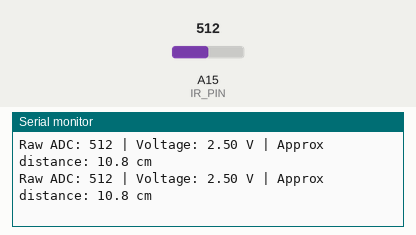
Bench run of a sketch on a simulated Arduino Mega 2560, built with avr-gcc and run on an emulated ATmega2560. Shown: the last lines printed to the serial monitor. The test bench sets the inputs (shaded band); at power-on: A15 (IR_PIN) = 512.

Above: at 1.3 s.
1.4 s: A15 (IR_PIN) set to 12
At 1.9 s:
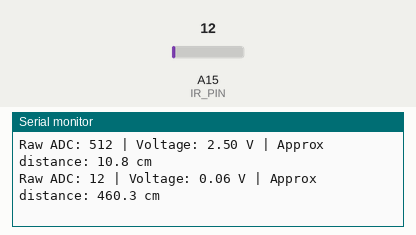
2.9 s: A15 (IR_PIN) set to 9
At 3.4 s:
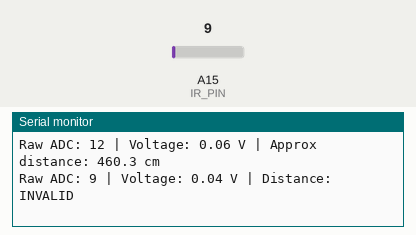
14.0 s: A15 (IR_PIN) set to 981
At 14.4 s:
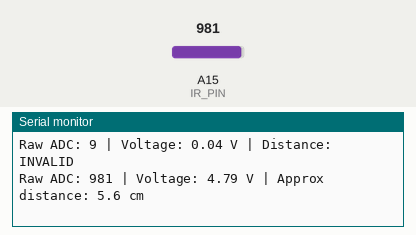
17.0 s: A15 (IR_PIN) set to 1007
At 17.5 s:
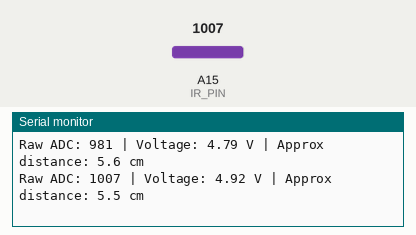
Timing chart, 0 to 20.0 s (numbered marks = the images above; inputs shaded):
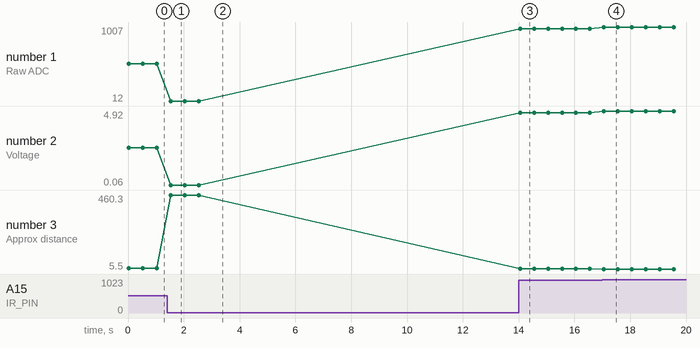

Measured:
- the behaviour switches between 11 and 10 on A15 (IR_PIN) (found by bisection; images 1 and 2)
- after the input at 1.4 s, the serial monitor: prints a new line after 0.13 s (image 1)
- after the input at 2.9 s, the serial monitor: prints a new line after 0.13 s (image 2)
- after the input at 14.0 s, the serial monitor: prints a new line after 0.05 s (image 3)
- after the input at 17.0 s, the serial monitor: prints a new line after 0.06 s (image 4)
- plotted number 1: 512 → 12 after the input at 1.4 s, 12 → 981 after the input at 14.0 s, 981 → 1007 after the input at 17.0 s
- plotted number 2: 2.5 → 0.06 after the input at 1.4 s, 0.06 → 4.79 after the input at 14.0 s, 4.79 → 4.92 after the input at 17.0 s
- plotted number 3: 10.8 → 460.3 after the input at 1.4 s, 460.3 → 5.6 after the input at 14.0 s, 5.6 → 5.5 after the input at 17.0 s

The sketch:

IR_Distance_Test.ino
```cpp
/*
  Sharp_GP2Y0A21YK_Test.ino

  Minimal diagnostic test for ONE Sharp GP2Y0A21YK0F.

  WIRING
    VCC -> Mega 5V
    GND -> Mega GND
    Vo  -> Mega A0

  Recommended:
    10 uF or larger capacitor between VCC and GND,
    placed close to the sensor.

  The sensor's nominal useful range is 10-80 cm.

  Distance conversion below is approximate.
  Raw ADC is printed as well, so sensor operation can be
  verified independently of the conversion.

  Sharp recommends a 10 µF or larger bypass capacitor between VCC and GND near the sensor
*/

const uint8_t IR_PIN = A15;

void setup()
{
  Serial.begin(9600);

  Serial.println("Sharp GP2Y0A21YK test ready.");
}

void loop()
{
  int raw = analogRead(IR_PIN);

  // Mega default ADC reference is approximately 5 V.
  float voltage = raw * (5.0f / 1023.0f);

  Serial.print("Raw ADC: ");
  Serial.print(raw);

  Serial.print(" | Voltage: ");
  Serial.print(voltage, 2);
  Serial.print(" V");

  if (voltage > 0.05f)
  {
    // Simple approximation for GP2Y0A21YK.
    float distanceCm = 27.0f / voltage;

    Serial.print(" | Approx distance: ");
    Serial.print(distanceCm, 1);
    Serial.println(" cm");
  }
  else
  {
    Serial.println(" | Distance: INVALID");
  }

  delay(500);
}

/*
Raw ADC: 298 | Voltage: 1.46 V | Approx distance: 18.5 cm
Raw ADC: 301 | Voltage: 1.47 V | Approx distance: 18.4 cm
*/
```
